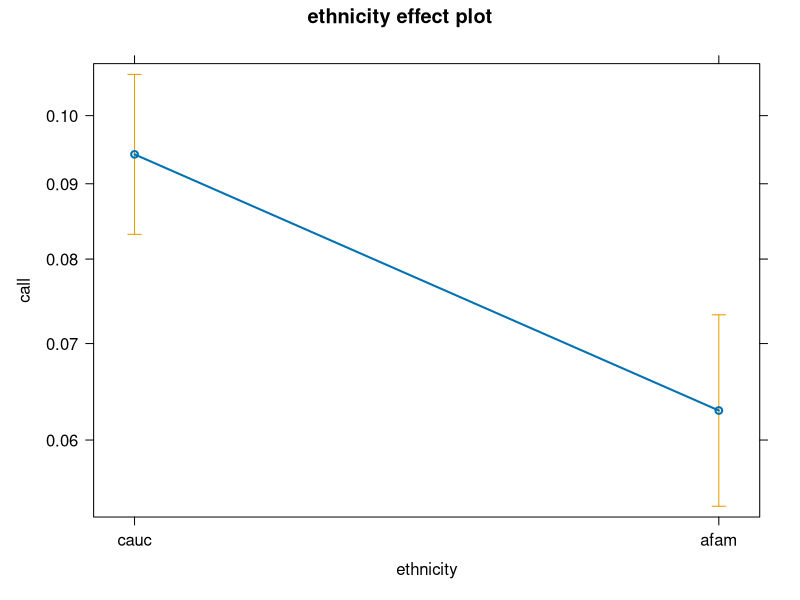
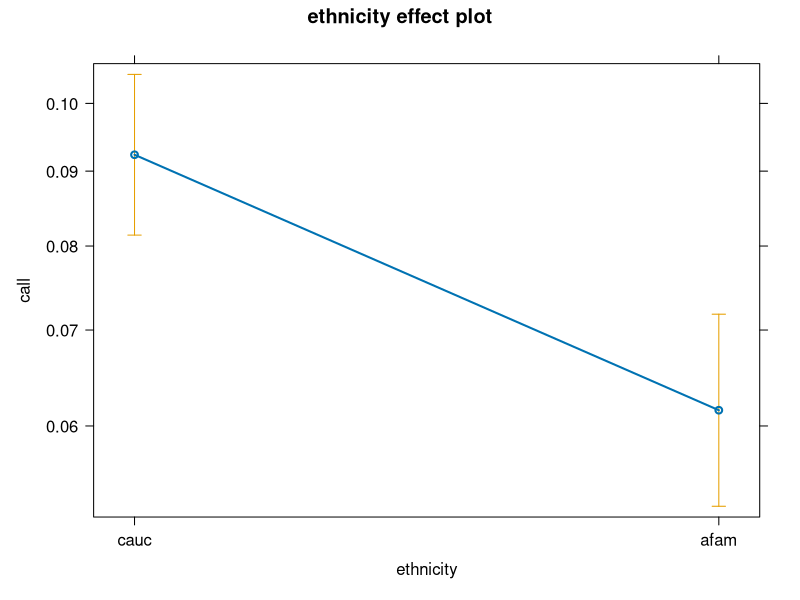

The R script that drew these images, in order:
####################
## Week 3 Homework answers
######################

library(AER)
data(ResumeNames)
help('ResumeNames')
str(ResumeNames)
xtabs(~call, data=ResumeNames)
summary(ResumeNames)

mod1 <- glm(call ~ ethnicity + gender + quality, data=ResumeNames, family=binomial)
summary(mod1)

mod2 <- update(mod1, . ~ . + military)
summary(mod2)

mod3 <- update(mod2, . ~ . + industry) 
summary(mod3)

anova(mod2, mod3, test='LRT')
anova(mod2, mod3)

library(effects)
plot(Effect('ethnicity', mod3))

stp <- step(mod1, scope = ~ ethnicity+gender+quality+military+industry+jobs+experience+honors)
summary(stp)
plot(Effect('ethnicity', stp))
